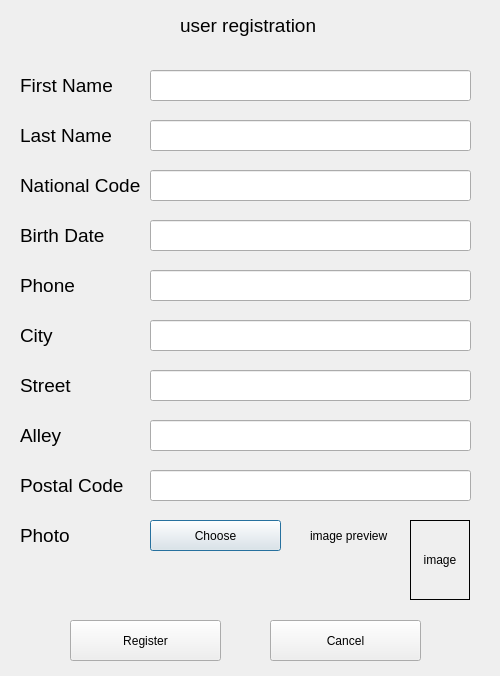
<?xml version="1.0" encoding="UTF-8"?>
<ui version="4.0">
 <class>regUserForm</class>
 <widget class="QDialog" name="regUserForm">
  <property name="enabled">
   <bool>true</bool>
  </property>
  <property name="geometry">
   <rect>
    <x>0</x>
    <y>0</y>
    <width>500</width>
    <height>676</height>
   </rect>
  </property>
  <property name="windowTitle">
   <string>User Registration</string>
  </property>
  <widget class="QLabel" name="label">
   <property name="geometry">
    <rect>
     <x>180</x>
     <y>10</y>
     <width>201</width>
     <height>31</height>
    </rect>
   </property>
   <property name="font">
    <font>
     <pointsize>14</pointsize>
    </font>
   </property>
   <property name="text">
    <string>user registration</string>
   </property>
  </widget>
  <widget class="QLabel" name="label_2">
   <property name="geometry">
    <rect>
     <x>20</x>
     <y>70</y>
     <width>201</width>
     <height>31</height>
    </rect>
   </property>
   <property name="font">
    <font>
     <pointsize>14</pointsize>
    </font>
   </property>
   <property name="text">
    <string>First Name</string>
   </property>
  </widget>
  <widget class="QLabel" name="labelbd">
   <property name="geometry">
    <rect>
     <x>20</x>
     <y>220</y>
     <width>201</width>
     <height>31</height>
    </rect>
   </property>
   <property name="font">
    <font>
     <pointsize>14</pointsize>
    </font>
   </property>
   <property name="text">
    <string>Birth Date</string>
   </property>
  </widget>
  <widget class="QLabel" name="label_4">
   <property name="geometry">
    <rect>
     <x>20</x>
     <y>120</y>
     <width>201</width>
     <height>31</height>
    </rect>
   </property>
   <property name="font">
    <font>
     <pointsize>14</pointsize>
    </font>
   </property>
   <property name="text">
    <string>Last Name</string>
   </property>
  </widget>
  <widget class="QLabel" name="P">
   <property name="geometry">
    <rect>
     <x>20</x>
     <y>270</y>
     <width>201</width>
     <height>31</height>
    </rect>
   </property>
   <property name="font">
    <font>
     <pointsize>14</pointsize>
    </font>
   </property>
   <property name="text">
    <string>Phone</string>
   </property>
  </widget>
  <widget class="QLabel" name="label_7">
   <property name="geometry">
    <rect>
     <x>20</x>
     <y>420</y>
     <width>201</width>
     <height>31</height>
    </rect>
   </property>
   <property name="font">
    <font>
     <pointsize>14</pointsize>
    </font>
   </property>
   <property name="text">
    <string>Alley</string>
   </property>
  </widget>
  <widget class="QLabel" name="label_8">
   <property name="geometry">
    <rect>
     <x>20</x>
     <y>320</y>
     <width>201</width>
     <height>31</height>
    </rect>
   </property>
   <property name="font">
    <font>
     <pointsize>14</pointsize>
    </font>
   </property>
   <property name="text">
    <string>City</string>
   </property>
  </widget>
  <widget class="QLabel" name="label_9">
   <property name="geometry">
    <rect>
     <x>20</x>
     <y>370</y>
     <width>201</width>
     <height>31</height>
    </rect>
   </property>
   <property name="font">
    <font>
     <pointsize>14</pointsize>
    </font>
   </property>
   <property name="text">
    <string>Street</string>
   </property>
  </widget>
  <widget class="QLabel" name="label_10">
   <property name="geometry">
    <rect>
     <x>20</x>
     <y>170</y>
     <width>201</width>
     <height>31</height>
    </rect>
   </property>
   <property name="font">
    <font>
     <pointsize>14</pointsize>
    </font>
   </property>
   <property name="text">
    <string>National Code</string>
   </property>
  </widget>
  <widget class="QLabel" name="label_11">
   <property name="geometry">
    <rect>
     <x>20</x>
     <y>470</y>
     <width>201</width>
     <height>31</height>
    </rect>
   </property>
   <property name="font">
    <font>
     <pointsize>14</pointsize>
    </font>
   </property>
   <property name="text">
    <string>Postal Code</string>
   </property>
  </widget>
  <widget class="QLabel" name="label_12">
   <property name="geometry">
    <rect>
     <x>20</x>
     <y>520</y>
     <width>201</width>
     <height>31</height>
    </rect>
   </property>
   <property name="font">
    <font>
     <pointsize>14</pointsize>
    </font>
   </property>
   <property name="text">
    <string>Photo</string>
   </property>
  </widget>
  <widget class="QLineEdit" name="firstNameTxt">
   <property name="geometry">
    <rect>
     <x>150</x>
     <y>70</y>
     <width>321</width>
     <height>31</height>
    </rect>
   </property>
  </widget>
  <widget class="QLineEdit" name="lastNameTxt">
   <property name="geometry">
    <rect>
     <x>150</x>
     <y>120</y>
     <width>321</width>
     <height>31</height>
    </rect>
   </property>
  </widget>
  <widget class="QLineEdit" name="nationalCodeTxt">
   <property name="geometry">
    <rect>
     <x>150</x>
     <y>170</y>
     <width>321</width>
     <height>31</height>
    </rect>
   </property>
  </widget>
  <widget class="QLineEdit" name="birthDateTxt">
   <property name="geometry">
    <rect>
     <x>150</x>
     <y>220</y>
     <width>321</width>
     <height>31</height>
    </rect>
   </property>
  </widget>
  <widget class="QLineEdit" name="phoneTxt">
   <property name="geometry">
    <rect>
     <x>150</x>
     <y>270</y>
     <width>321</width>
     <height>31</height>
    </rect>
   </property>
  </widget>
  <widget class="QLineEdit" name="cityTxt">
   <property name="geometry">
    <rect>
     <x>150</x>
     <y>320</y>
     <width>321</width>
     <height>31</height>
    </rect>
   </property>
  </widget>
  <widget class="QLineEdit" name="streetTxt">
   <property name="geometry">
    <rect>
     <x>150</x>
     <y>370</y>
     <width>321</width>
     <height>31</height>
    </rect>
   </property>
  </widget>
  <widget class="QLineEdit" name="alleyTxt">
   <property name="geometry">
    <rect>
     <x>150</x>
     <y>420</y>
     <width>321</width>
     <height>31</height>
    </rect>
   </property>
  </widget>
  <widget class="QLineEdit" name="postalCodeTxt">
   <property name="geometry">
    <rect>
     <x>150</x>
     <y>470</y>
     <width>321</width>
     <height>31</height>
    </rect>
   </property>
  </widget>
  <widget class="QPushButton" name="photoBtn">
   <property name="geometry">
    <rect>
     <x>150</x>
     <y>520</y>
     <width>131</width>
     <height>31</height>
    </rect>
   </property>
   <property name="text">
    <string>Choose</string>
   </property>
  </widget>
  <widget class="QLabel" name="imagePreviewLabel">
   <property name="geometry">
    <rect>
     <x>410</x>
     <y>520</y>
     <width>60</width>
     <height>80</height>
    </rect>
   </property>
   <property name="layoutDirection">
    <enum>Qt::LeftToRight</enum>
   </property>
   <property name="frameShape">
    <enum>QFrame::Box</enum>
   </property>
   <property name="lineWidth">
    <number>1</number>
   </property>
   <property name="midLineWidth">
    <number>0</number>
   </property>
   <property name="text">
    <string>image</string>
   </property>
   <property name="alignment">
    <set>Qt::AlignCenter</set>
   </property>
   <property name="wordWrap">
    <bool>false</bool>
   </property>
  </widget>
  <widget class="QLabel" name="label_13">
   <property name="geometry">
    <rect>
     <x>310</x>
     <y>520</y>
     <width>81</width>
     <height>31</height>
    </rect>
   </property>
   <property name="text">
    <string>image preview</string>
   </property>
  </widget>
  <widget class="QPushButton" name="registerBtn">
   <property name="enabled">
    <bool>true</bool>
   </property>
   <property name="geometry">
    <rect>
     <x>70</x>
     <y>620</y>
     <width>151</width>
     <height>41</height>
    </rect>
   </property>
   <property name="text">
    <string>Register</string>
   </property>
   <property name="icon">
    <iconset>
     <normaloff>images/5.png</normaloff>images/5.png</iconset>
   </property>
  </widget>
  <widget class="QPushButton" name="cancelBtn">
   <property name="geometry">
    <rect>
     <x>270</x>
     <y>620</y>
     <width>151</width>
     <height>41</height>
    </rect>
   </property>
   <property name="text">
    <string>Cancel</string>
   </property>
   <property name="icon">
    <iconset>
     <normaloff>images/3 (3).png</normaloff>images/3 (3).png</iconset>
   </property>
  </widget>
 </widget>
 <resources/>
 <connections/>
</ui>
